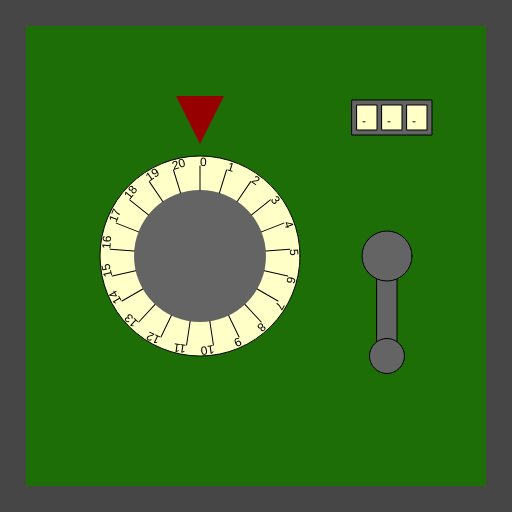
Frame 1 (no input)
Frame 60 (no input): identical to frame 1, image omitted
Frame 120 (the mouse pressed at the canvas centre since frame 60): identical to frame 1, image omitted

The p5.js sketch that drew this single still picture (run headless with seeded random() and noise() and a simulated clock; from frame 60 on, the mouse is pressed at the canvas centre):

// p5.js sketch
// ── sketch.js
/*

Officer: 7129607
CaseNum: 303-1-43444070-7129607

Case 303 - The Case of the Crooked Attorney
Stage 2 - Torvalds' House

This safe is in Torvalds’ home study. Be careful. If you get caught, I don’t know you !

Crack this safe by doing the following:

	When any key is pressed:
	- Increment Restricted_locker_comb_A by 1

	Whilst the mouse is being dragged:
	- Increment Restricted_locker_comb_B by 2

	When any key is released:
	- Make Restricted_locker_comb_C equal to the string "QQN"

	When the mouse button is released:
	- Make Restricted_locker_comb_C equal to the string "JRA"



This time you'll need to create the relevant event handlers yourself.

There are many possible ways of investigating this case, but you
should use ONLY the following commands:

	- The assignment operator aka. the equals sign !
	- Incrementing +=
	- Decrementing -=

*/

//declare the variables

var Restricted_locker_comb_A;
var Restricted_locker_comb_B;
var Restricted_locker_comb_C;


function preload()
{
	//IMAGES WILL BE LOADED HERE

}

function setup()
{
	createCanvas(512,512);

	//initialise the variables
	Restricted_locker_comb_A = 0;
	Restricted_locker_comb_B = 0;
	Restricted_locker_comb_C = "";

}

///////////////////EVENT HANDLERS///////////////////

//Create event handlers here to open the safe ...
function keyPressed()
{
// 	When any key is pressed:
// 	- Increment Restricted_locker_comb_A by 1
	Restricted_locker_comb_A += 1;
}

function keyReleased()
{
	
	// When any key is released:
	// - Make Restricted_locker_comb_C equal to the string "QQN"
	Restricted_locker_comb_C = "QQN";
}

function mouseDragged()
{
	// Whilst the mouse is being dragged:
	// - Increment Restricted_locker_comb_B by 2
	Restricted_locker_comb_B += 2;
}

function mouseReleased()
{
	// When the mouse button is released:
	// - Make Restricted_locker_comb_C equal to the string "JRA"
	Restricted_locker_comb_C = "JRA";
}

///////////////DO NOT CHANGE CODE BELOW THIS POINT///////////////////

function draw()
{

	//Draw the safe door
	background(70);
	noStroke();
	fill(29,110,6);
	rect(26,26,width-52,width-52);

	//Draw the combination dial
	push();
	translate(200,height/2);
	drawDial(200, Restricted_locker_comb_A, 21);
	pop();

	//Draw the lever
	push();
	translate(width - 125,256);
	drawLever(Restricted_locker_comb_B);
	pop();

	//Draw the spinner
	push();
	translate(width - 120,100);
	drawSpinner(3, Restricted_locker_comb_C);
	pop();

}

function drawDial(diameter,num,maxNum)
{
	//the combination lock

	var r = diameter * 0.5;
	var p = r * 0.6;

	stroke(0);
	fill(255,255,200);
	ellipse(0,0,diameter,diameter);
	fill(100);
	noStroke();
	ellipse(0,0,diameter*0.66,diameter*0.66);
	fill(150,0,0);
	triangle(
		-p * 0.4,-r-p,
		p * 0.4,-r-p,
		0,-r-p/5
	);

	noStroke();

	push();
	var inc = 360/maxNum;

	rotate(radians(-num * inc));
	for(var i = 0; i < maxNum; i++)
	{
		push();
		rotate(radians(i * inc));
		stroke(0);
		line(0,-r*0.66,0,-(r-10));
		noStroke();
		fill(0);
		text(i,0,-(r-10));
		pop();
	}

	pop();
}

function drawLever(rot)
{
	push();
	rotate(radians(-rot))
	stroke(0);
	fill(100);
	rect(-10,0,20,100);
	ellipse(0,0,50,50);
	ellipse(0,100,35,35);
	pop();
}

function drawSpinner(numSpinners, val)
{
	var sw = 20;
	var ow = (sw + 5) * numSpinners + 5;
	stroke(0);
	fill(100);
	rect(-ow/2,0,ow,35);
	if(typeof(val) == "number")
	{
		val = floor(val).toString(); //convert to string
	}


	for(var d = numSpinners - val.length; d > 0; d--)
	{
		val = "-" + val;
	}

	for(var i = 0; i < numSpinners; i++)
	{
		stroke(0);
		fill(255,255,200);
		rect(-ow/2 + i * (sw + 5) + 5,5,20,25);
		fill(0);
		noStroke();
		text(val[i],-ow/2 + sw/2 + i * (sw +5),25);
	}

}
